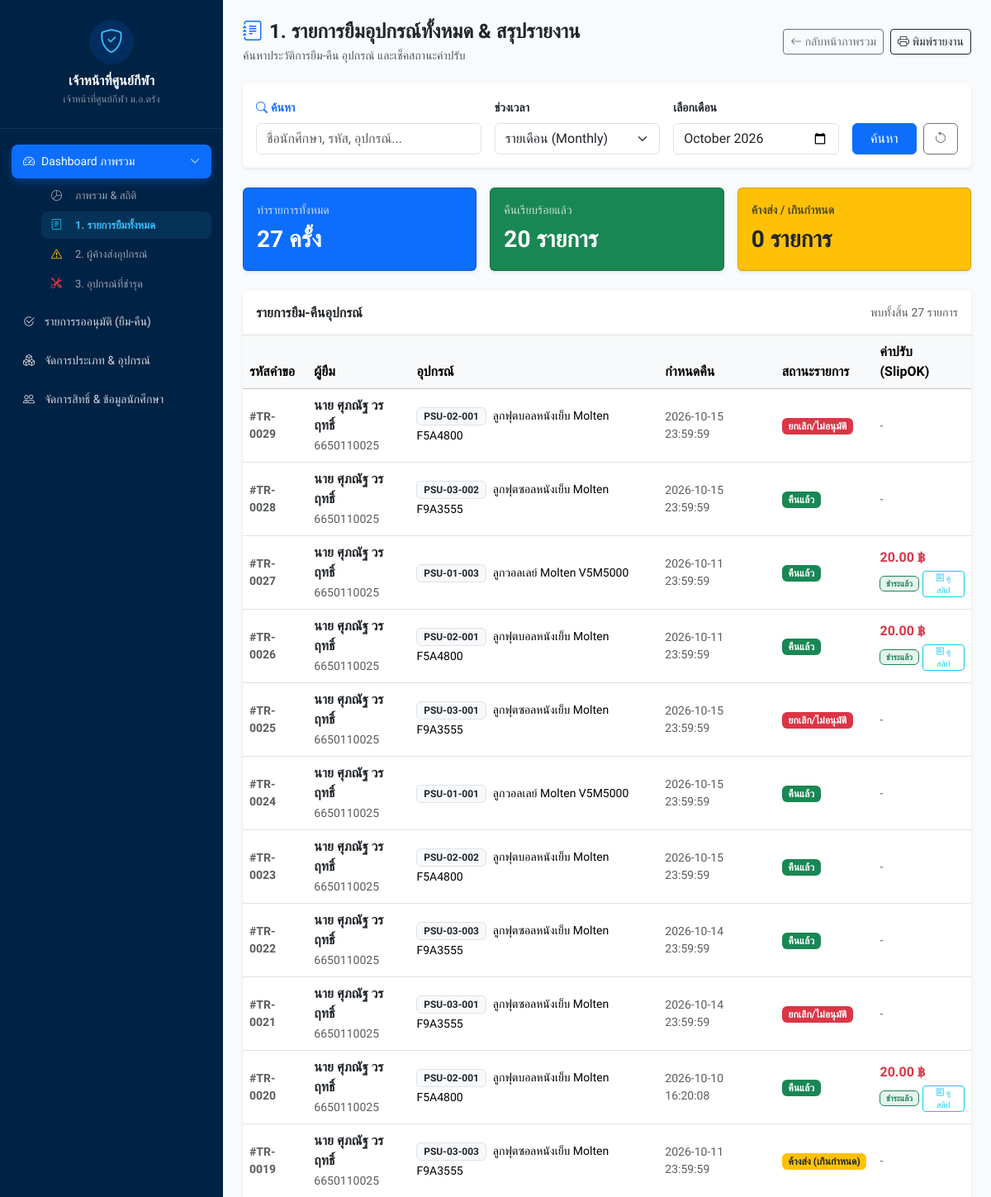
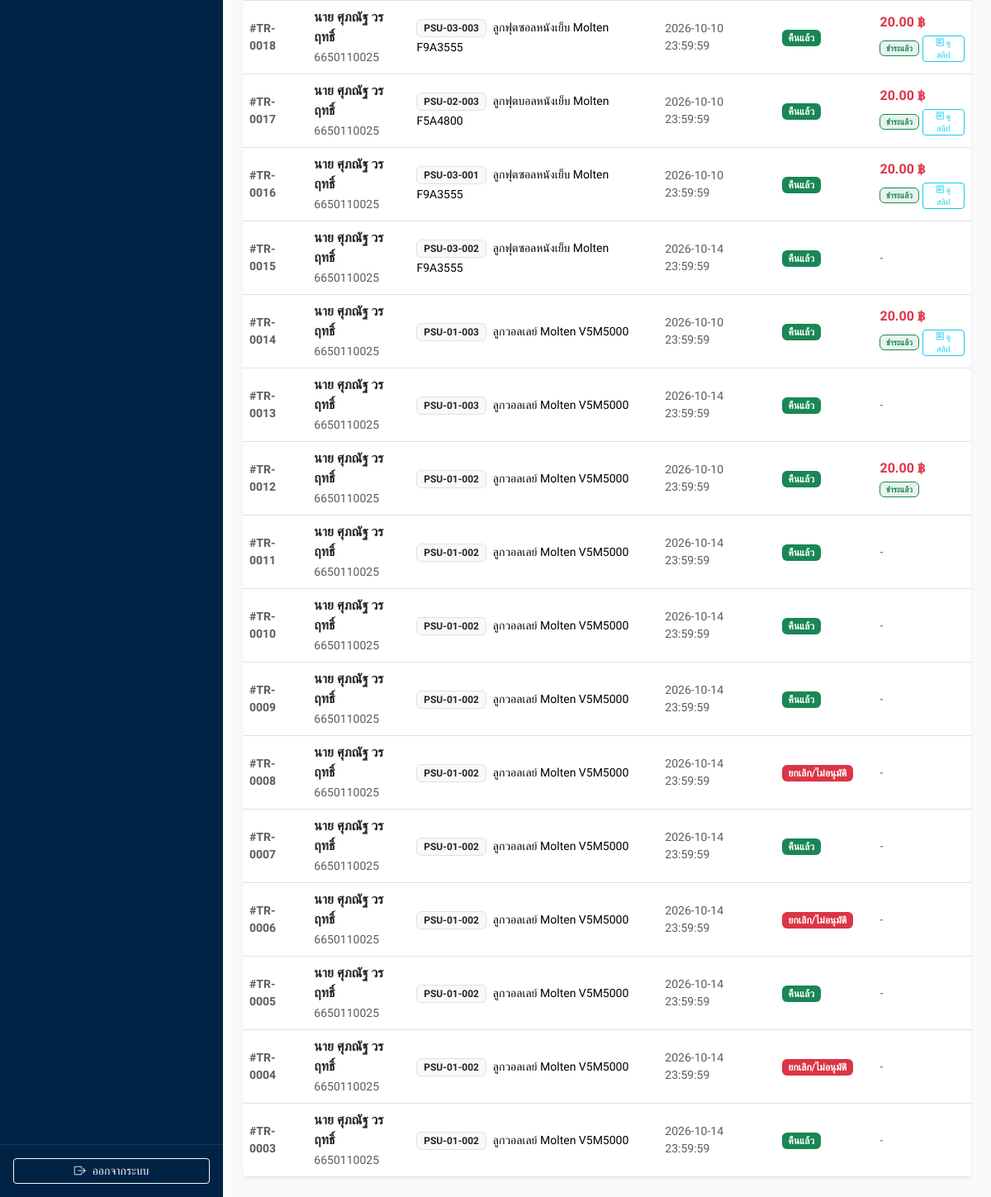
Screenshot of /admin/dashboard_borrows.php?type=monthly&month=2026-10 (signed in) with the database file from the repository (2 pictures, top to bottom).
### tables this page shows
CREATE TABLE IF NOT EXISTS `transactions` (
  `trans_id` int(11) NOT NULL AUTO_INCREMENT,
  `eq_id` int(11) NOT NULL,
  `user_id` int(11) NOT NULL,
  `borrow_time` datetime NOT NULL,
  `due_time` datetime NOT NULL,
  `return_time` datetime DEFAULT NULL,
  `borrow_image` varchar(255) NOT NULL,
  `return_image` varchar(255) DEFAULT NULL,
  `trans_status` enum('pending_borrow','borrowed','pending_return','returned','overdue','rejected') NOT NULL DEFAULT 'pending_borrow',
  `analyze_damaged_status` enum('normal','damaged','pending') NOT NULL DEFAULT 'normal',
  `reject_reason` text DEFAULT NULL,
  `approve_by` int(11) DEFAULT NULL,
  `approve_datetime` datetime DEFAULT NULL,
  PRIMARY KEY (`trans_id`),
  KEY `eq_id` (`eq_id`),
  KEY `user_id` (`user_id`),
  CONSTRAINT `eq_id` FOREIGN KEY (`eq_id`) REFERENCES `sport_equipment` (`eq_id`) ON UPDATE CASCADE,
  CONSTRAINT `user_id` FOREIGN KEY (`user_id`) REFERENCES `user` (`user_id`) ON UPDATE CASCADE
);

CREATE TABLE IF NOT EXISTS `user` (
  `user_id` int(11) NOT NULL AUTO_INCREMENT,
  `line_user_id` varchar(255) DEFAULT NULL,
  `student_id` varchar(50) DEFAULT NULL,
  `full_name` varchar(255) DEFAULT NULL,
  `email` varchar(255) DEFAULT NULL,
  `gender` varchar(20) DEFAULT NULL,
  `national_id` varchar(13) DEFAULT NULL,
  `faculty` varchar(100) DEFAULT NULL,
  `campus` varchar(100) DEFAULT NULL,
  `role` enum('user','admin') DEFAULT 'user',
  `status` enum('active','inactive','graduated') DEFAULT 'active',
  `enrollment_year` int(4) DEFAULT NULL,
  `created_at` timestamp NOT NULL DEFAULT current_timestamp(),
  PRIMARY KEY (`user_id`),
  UNIQUE KEY `line_user_id` (`line_user_id`),
  UNIQUE KEY `psu_passport_id` (`student_id`) USING BTREE
);

CREATE TABLE IF NOT EXISTS `sport_equipment` (
  `eq_id` int(11) NOT NULL AUTO_INCREMENT,
  `category_id` int(11) DEFAULT NULL,
  `eq_code` varchar(255) DEFAULT '',
  `eq_name` varchar(255) DEFAULT '',
  `status` enum('avaliable','borrowed','damaged','maintenance','pending') NOT NULL DEFAULT 'avaliable',
  `created_at` timestamp NULL DEFAULT current_timestamp(),
  PRIMARY KEY (`eq_id`),
  KEY `category_id` (`category_id`),
  CONSTRAINT `category_id` FOREIGN KEY (`category_id`) REFERENCES `sport_categories` (`category_id`) ON UPDATE CASCADE
);

CREATE TABLE IF NOT EXISTS `equipment_fines` (
  `fine_id` int(11) NOT NULL AUTO_INCREMENT,
  `trans_id` int(11) NOT NULL,
  `price` decimal(10,2) NOT NULL,
  `slip_img` varchar(255) DEFAULT NULL,
  `payment_status` enum('unpaid','paid') NOT NULL DEFAULT 'unpaid',
  `slipok_status` enum('pending','verified','rejected') NOT NULL DEFAULT 'pending',
  `paid_time` datetime DEFAULT NULL,
  PRIMARY KEY (`fine_id`),
  KEY `trans_id` (`trans_id`),
  CONSTRAINT `trans_id` FOREIGN KEY (`trans_id`) REFERENCES `transactions` (`trans_id`) ON UPDATE CASCADE
);

### admin/dashboard_borrows.php (the view, shortened to what this page needs)
<?php
require_once '../config/db.php';
$search = trim($_GET['search'] ?? '');
$report_type = $_GET['type'] ?? 'all';
$filter_date = $_GET['date'] ?? date('Y-m-d');
$filter_month = $_GET['month'] ?? date('Y-m');
$filter_year = $_GET['year'] ?? date('Y');
$start_date = $_GET['start_date'] ?? '';
$end_date = $_GET['end_date'] ?? '';
$conditions = [];
$params = [];
if ($report_type === 'daily' && !empty($filter_date)) {
    $conditions[] = "DATE(t.borrow_time) = ?"; $params[] = $filter_date;
} elseif ($report_type === 'monthly' && !empty($filter_month)) {
    $conditions[] = "DATE_FORMAT(t.borrow_time, '%Y-%m') = ?"; $params[] = $filter_month;
} elseif ($report_type === 'yearly' && !empty($filter_year)) {
    $conditions[] = "DATE_FORMAT(t.borrow_time, '%Y') = ?"; $params[] = $filter_year;
} elseif ($report_type === 'custom' && !empty($start_date) && !empty($end_date)) {
    $conditions[] = "DATE(t.borrow_time) BETWEEN ? AND ?"; $params[] = $start_date; $params[] = $end_date;
}
$whereClause = !empty($conditions) ? "WHERE " . implode(" AND ", $conditions) : "";
$stmtStat = $pdo->prepare("
    SELECT
        COUNT(*) as total_trans,
        SUM(CASE WHEN t.trans_status = 'borrowed' THEN 1 ELSE 0 END) as total_borrowed,
        SUM(CASE WHEN t.trans_status = 'returned' THEN 1 ELSE 0 END) as total_returned,
        SUM(CASE WHEN t.trans_status = 'rejected' THEN 1 ELSE 0 END) as total_rejected,
        SUM(CASE WHEN t.return_time IS NULL AND (t.trans_status = 'overdue' OR (t.due_time IS NOT NULL AND t.due_time < NOW() AND t.trans_status IN ('borrowed', 'pending_return'))) THEN 1 ELSE 0 END) as total_overdue
    FROM transactions t
    LEFT JOIN user u ON t.user_id = u.user_id
    LEFT JOIN sport_equipment e ON t.eq_id = e.eq_id
    $whereClause
");
$stmtStat->execute($params);
$summary = $stmtStat->fetch(PDO::FETCH_ASSOC);
$stmtList = $pdo->prepare("
    SELECT t.*, u.full_name, u.student_id, e.eq_code, e.eq_name, f.price as fine_amount, f.payment_status, f.slip_img
    FROM transactions t
    LEFT JOIN user u ON t.user_id = u.user_id
    LEFT JOIN sport_equipment e ON t.eq_id = e.eq_id
    LEFT JOIN equipment_fines f ON t.trans_id = f.trans_id
    $whereClause
    ORDER BY t.trans_id DESC
");
$stmtList->execute($params);
$reportData = $stmtList->fetchAll(PDO::FETCH_ASSOC);
?>
<!DOCTYPE html>
<html lang="th">
<head>
</head>
<body class="d-flex">
    <?php include '../components/sidebar.php'; ?>
    <div class="flex-grow-1 p-4 main-content" style="background-color: #f8fafc; min-height: 100vh;">
        <div class="d-flex justify-content-between align-items-center mb-4">
            <div>
                <h4 class="fw-bold mb-1 text-dark"><i class="bi bi-journal-text text-primary me-2"></i>1. รายการยืมอุปกรณ์ทั้งหมด & สรุปรายงาน</h4>
                <p class="text-muted small mb-0">ค้นหาประวัติการยืม-คืน อุปกรณ์ และเช็คสถานะค่าปรับ</p>
            </div>
            <div class="d-flex gap-2">
                <a href="dashboard.php" class="btn btn-outline-secondary btn-sm btn-back"><i class="bi bi-arrow-left"></i> กลับหน้าภาพรวม</a>
                <button onclick="window.print()" class="btn btn-outline-dark btn-sm btn-print"><i class="bi bi-printer"></i> พิมพ์รายงาน</button>
            </div>
        </div>
        <div class="card p-3 mb-4 filter-card border-0 shadow-sm bg-white">
            <form method="GET" action="dashboard_borrows.php" class="row g-3">
                <div class="col-md-4">
                    <label class="form-label small fw-semibold text-primary"><i class="bi bi-search me-1"></i>ค้นหา</label>
                    <input type="text" name="search" class="form-control" placeholder="ชื่อนักศึกษา, รหัส, อุปกรณ์..." value="<?= htmlspecialchars($search) ?>">
                </div>
                <div class="col-md-3">
                    <label class="form-label small fw-semibold">ช่วงเวลา</label>
                    <select name="type" id="reportType" class="form-select" onchange="toggleFilterInputs()">
                        <option value="monthly" <?= $report_type === 'monthly' ? 'selected' : '' ?>>รายเดือน (Monthly)</option>
                    </select>
                </div>
                <div class="col-md-3 filter-input" id="monthlyInput" style="<?= $report_type === 'monthly' ? '' : 'display: none;' ?>">
                    <label class="form-label small fw-semibold">เลือกเดือน</label>
                    <input type="month" name="month" class="form-control" value="<?= htmlspecialchars($filter_month) ?>">
                </div>
                <div class="col-md-2 d-flex align-items-end gap-2">
                    <button type="submit" class="btn btn-primary w-100">ค้นหา</button>
                    <?php if (!empty($search) || $report_type !== 'all'): ?>
                        <a href="dashboard_borrows.php" class="btn btn-outline-secondary" title="ล้างค่า"><i class="bi bi-arrow-counterclockwise"></i></a>
                    <?php endif; ?>
                </div>
            </form>
        </div>
        <div class="row g-3 mb-4">
            <div class="col-md-4"><div class="card card-summary bg-primary text-white p-3 shadow-sm"><div class="small opacity-75">ทำรายการทั้งหมด</div><div class="fs-3 fw-bold mt-1"><?= number_format($summary['total_trans'] ?? 0) ?> ครั้ง</div></div></div>
            <div class="col-md-4"><div class="card card-summary bg-success text-white p-3 shadow-sm"><div class="small opacity-75">คืนเรียบร้อยแล้ว</div><div class="fs-3 fw-bold mt-1"><?= number_format($summary['total_returned'] ?? 0) ?> รายการ</div></div></div>
            <div class="col-md-4"><div class="card card-summary bg-warning text-dark p-3 shadow-sm"><div class="small fw-semibold opacity-75">ค้างส่ง / เกินกำหนด</div><div class="fs-3 fw-bold mt-1"><?= number_format($summary['total_overdue'] ?? 0) ?> รายการ</div></div></div>
        </div>
        <div class="card p-0 overflow-hidden border-0 shadow-sm bg-white">
            <div class="card-header bg-white py-3 border-bottom d-flex justify-content-between align-items-center">
                <h6 class="fw-bold mb-0 text-dark">รายการยืม-คืนอุปกรณ์</h6>
                <span class="small text-muted">พบทั้งสิ้น <?= count($reportData) ?> รายการ</span>
            </div>
            <div class="table-responsive">
                <table class="table table-hover mb-0 align-middle">
                    <thead class="table-light text-secondary">
                        <tr>
                            <th>รหัสคำขอ</th>
                            <th>ผู้ยืม</th>
                            <th>อุปกรณ์</th>
                            <th>กำหนดคืน</th>
                            <th>สถานะรายการ</th>
                            <th>ค่าปรับ (SlipOK)</th>
                        </tr>
                    </thead>
                    <tbody>
                        <?php foreach ($reportData as $row):
                            $isOverdue = (!empty($row['due_time']) && strtotime($row['due_time']) < time() && empty($row['return_time']) && in_array($row['trans_status'], ['borrowed', 'overdue']));
                        ?>
                        <tr>
                            <td class="fw-semibold small text-muted">#TR-<?= str_pad($row['trans_id'], 4, '0', STR_PAD_LEFT) ?></td>
                            <td>
                                <div class="fw-bold text-dark"><?= htmlspecialchars($row['full_name'] ?? '-') ?></div>
                                <small class="text-muted"><?= htmlspecialchars($row['student_id'] ?? '-') ?></small>
                            </td>
                            <td>
                                <span class="badge bg-light text-dark border"><?= htmlspecialchars($row['eq_code'] ?? '-') ?></span>
                                <span class="ms-1 small"><?= htmlspecialchars($row['eq_name'] ?? '-') ?></span>
                            </td>
                            <td class="small <?= $isOverdue ? 'text-danger fw-bold' : 'text-muted' ?>">
                                <?= htmlspecialchars($row['due_time'] ?? '-') ?>
                            </td>
                            <td>
                                <?php
                                    if ($row['trans_status'] === 'returned') {
                                        echo '<span class="badge bg-success">คืนแล้ว</span>';
                                    } elseif ($row['trans_status'] === 'pending_return') {
                                        echo '<span class="badge bg-info text-dark">รออนุมัติคืน</span>';
                                    } elseif ($row['trans_status'] === 'overdue' || (!empty($row['due_time']) && strtotime($row['due_time']) < time() && empty($row['return_time']))) {
                                        echo '<span class="badge bg-warning text-dark">ค้างส่ง (เกินกำหนด)</span>';
                                    } elseif ($row['trans_status'] === 'borrowed') {
                                        echo '<span class="badge bg-primary">กำลังยืม</span>';
                                    } elseif ($row['trans_status'] === 'rejected') {
                                        echo '<span class="badge bg-danger">ยกเลิก/ไม่อนุมัติ</span>';
                                    } elseif ($row['trans_status'] === 'pending_borrow') {
                                        echo '<span class="badge bg-info text-dark">รออนุมัติยืม</span>';
                                    } else {
                                        echo '<span class="badge bg-secondary">' . htmlspecialchars($row['trans_status']) . '</span>';
                                    }
                                ?>
                            </td>
                            <td>
                                <?php if ($row['fine_amount'] > 0): ?>
                                    <div class="fw-bold text-danger"><?= number_format($row['fine_amount'], 2) ?> ฿</div>
                                    <div class="d-flex align-items-center mt-1 gap-1">
                                        <?php if ($row['payment_status'] === 'paid'): ?>
                                            <span class="badge bg-success bg-opacity-10 text-success border border-success" style="font-size: 10px;">ชำระแล้ว</span>
                                            <?php if (!empty($row['slip_img'])): ?>
                                                <button type="button" class="btn btn-sm btn-outline-info py-0 px-2 hide-print" style="font-size: 10px; border-radius: 4px;" onclick="viewSlipImage('<?= htmlspecialchars($row['slip_img']) ?>')">
                                                    <i class="bi bi-receipt"></i> ดูสลิป
                                                </button>
                                            <?php endif; ?>
                                        <?php else: ?>
                                            <span class="badge bg-danger bg-opacity-10 text-danger border border-danger" style="font-size: 10px;">ค้างชำระ</span>
                                        <?php endif; ?>
                                    </div>
                                <?php else: ?>
                                    <span class="text-muted small">-</span>
                                <?php endif; ?>
                            </td>
                        </tr>
                        <?php endforeach; ?>
                    </tbody>
                </table>
            </div>
        </div>
    </div>
</body>
</html>

### admin/dashboard_borrows.php (style rules this page uses)
.card-summary { border-radius: 12px; border: none; }

### components/sidebar.php (style rules this page uses)
body { font-family: 'Prompt', sans-serif; background-color: #f4f7fa; }

### rows the page displays
transactions: trans_id "0029", user.full_name "นาย ศุภณัฐ วรฤทธิ์", user.student_id "6650110025", eq.eq_code "PSU-02-001", eq.eq_name "ลูกฟุตบอลหนังเย็บ Molten F5A4800", due_time "2026-10-15 23:59:59", trans_status "ยกเลิก/ไม่อนุมัติ"
transactions: trans_id "0028", user.full_name "นาย ศุภณัฐ วรฤทธิ์", user.student_id "6650110025", eq.eq_code "PSU-03-002", eq.eq_name "ลูกฟุตซอลหนังเย็บ Molten F9A3555", due_time "2026-10-15 23:59:59", trans_status "คืนแล้ว"
transactions: trans_id "0027", user.full_name "นาย ศุภณัฐ วรฤทธิ์", user.student_id "6650110025", eq.eq_code "PSU-01-003", eq.eq_name "ลูกวอลเลย์ Molten V5M5000", due_time "2026-10-11 23:59:59", trans_status "คืนแล้ว", equipment_fines.price "20.00"
transactions: trans_id "0026", user.full_name "นาย ศุภณัฐ วรฤทธิ์", user.student_id "6650110025", eq.eq_code "PSU-02-001", eq.eq_name "ลูกฟุตบอลหนังเย็บ Molten F5A4800", due_time "2026-10-11 23:59:59", trans_status "คืนแล้ว", equipment_fines.price "20.00"
transactions: trans_id "0025", user.full_name "นาย ศุภณัฐ วรฤทธิ์", user.student_id "6650110025", eq.eq_code "PSU-03-001", eq.eq_name "ลูกฟุตซอลหนังเย็บ Molten F9A3555", due_time "2026-10-15 23:59:59", trans_status "ยกเลิก/ไม่อนุมัติ"
transactions: trans_id "0024", user.full_name "นาย ศุภณัฐ วรฤทธิ์", user.student_id "6650110025", eq.eq_code "PSU-01-001", eq.eq_name "ลูกวอลเลย์ Molten V5M5000", due_time "2026-10-15 23:59:59", trans_status "คืนแล้ว"
transactions: trans_id "0023", user.full_name "นาย ศุภณัฐ วรฤทธิ์", user.student_id "6650110025", eq.eq_code "PSU-02-002", eq.eq_name "ลูกฟุตบอลหนังเย็บ Molten F5A4800", due_time "2026-10-15 23:59:59", trans_status "คืนแล้ว"
transactions: trans_id "0022", user.full_name "นาย ศุภณัฐ วรฤทธิ์", user.student_id "6650110025", eq.eq_code "PSU-03-003", eq.eq_name "ลูกฟุตซอลหนังเย็บ Molten F9A3555", due_time "2026-10-14 23:59:59", trans_status "คืนแล้ว"
transactions: trans_id "0021", user.full_name "นาย ศุภณัฐ วรฤทธิ์", user.student_id "6650110025", eq.eq_code "PSU-03-001", eq.eq_name "ลูกฟุตซอลหนังเย็บ Molten F9A3555", due_time "2026-10-14 23:59:59", trans_status "ยกเลิก/ไม่อนุมัติ"
transactions: trans_id "0020", user.full_name "นาย ศุภณัฐ วรฤทธิ์", user.student_id "6650110025", eq.eq_code "PSU-02-001", eq.eq_name "ลูกฟุตบอลหนังเย็บ Molten F5A4800", due_time "2026-10-10 16:20:08", trans_status "คืนแล้ว", equipment_fines.price "20.00"
transactions: trans_id "0019", user.full_name "นาย ศุภณัฐ วรฤทธิ์", user.student_id "6650110025", eq.eq_code "PSU-03-003", eq.eq_name "ลูกฟุตซอลหนังเย็บ Molten F9A3555", due_time "2026-10-11 23:59:59", trans_status "ค้างส่ง (เกินกำหนด)"
transactions: trans_id "0018", user.full_name "นาย ศุภณัฐ วรฤทธิ์", user.student_id "6650110025", eq.eq_code "PSU-03-003", eq.eq_name "ลูกฟุตซอลหนังเย็บ Molten F9A3555", due_time "2026-10-10 23:59:59", trans_status "คืนแล้ว", equipment_fines.price "20.00"
transactions: trans_id "0017", user.full_name "นาย ศุภณัฐ วรฤทธิ์", user.student_id "6650110025", eq.eq_code "PSU-02-003", eq.eq_name "ลูกฟุตบอลหนังเย็บ Molten F5A4800", due_time "2026-10-10 23:59:59", trans_status "คืนแล้ว", equipment_fines.price "20.00"
transactions: trans_id "0016", user.full_name "นาย ศุภณัฐ วรฤทธิ์", user.student_id "6650110025", eq.eq_code "PSU-03-001", eq.eq_name "ลูกฟุตซอลหนังเย็บ Molten F9A3555", due_time "2026-10-10 23:59:59", trans_status "คืนแล้ว", equipment_fines.price "20.00"
transactions: trans_id "0015", user.full_name "นาย ศุภณัฐ วรฤทธิ์", user.student_id "6650110025", eq.eq_code "PSU-03-002", eq.eq_name "ลูกฟุตซอลหนังเย็บ Molten F9A3555", due_time "2026-10-14 23:59:59", trans_status "คืนแล้ว"
transactions: trans_id "0014", user.full_name "นาย ศุภณัฐ วรฤทธิ์", user.student_id "6650110025", eq.eq_code "PSU-01-003", eq.eq_name "ลูกวอลเลย์ Molten V5M5000", due_time "2026-10-10 23:59:59", trans_status "คืนแล้ว", equipment_fines.price "20.00"
transactions: trans_id "0013", user.full_name "นาย ศุภณัฐ วรฤทธิ์", user.student_id "6650110025", eq.eq_code "PSU-01-003", eq.eq_name "ลูกวอลเลย์ Molten V5M5000", due_time "2026-10-14 23:59:59", trans_status "คืนแล้ว"
transactions: trans_id "0012", user.full_name "นาย ศุภณัฐ วรฤทธิ์", user.student_id "6650110025", eq.eq_code "PSU-01-002", eq.eq_name "ลูกวอลเลย์ Molten V5M5000", due_time "2026-10-10 23:59:59", trans_status "คืนแล้ว", equipment_fines.price "20.00", shows "ชำระแล้ว"
transactions: trans_id "0011", user.full_name "นาย ศุภณัฐ วรฤทธิ์", user.student_id "6650110025", eq.eq_code "PSU-01-002", eq.eq_name "ลูกวอลเลย์ Molten V5M5000", due_time "2026-10-14 23:59:59", trans_status "คืนแล้ว"
transactions: trans_id "0010", user.full_name "นาย ศุภณัฐ วรฤทธิ์", user.student_id "6650110025", eq.eq_code "PSU-01-002", eq.eq_name "ลูกวอลเลย์ Molten V5M5000", due_time "2026-10-14 23:59:59", trans_status "คืนแล้ว"
transactions: trans_id "0009", user.full_name "นาย ศุภณัฐ วรฤทธิ์", user.student_id "6650110025", eq.eq_code "PSU-01-002", eq.eq_name "ลูกวอลเลย์ Molten V5M5000", due_time "2026-10-14 23:59:59", trans_status "คืนแล้ว"
transactions: trans_id "0008", user.full_name "นาย ศุภณัฐ วรฤทธิ์", user.student_id "6650110025", eq.eq_code "PSU-01-002", eq.eq_name "ลูกวอลเลย์ Molten V5M5000", due_time "2026-10-14 23:59:59", trans_status "ยกเลิก/ไม่อนุมัติ"
transactions: trans_id "0007", user.full_name "นาย ศุภณัฐ วรฤทธิ์", user.student_id "6650110025", eq.eq_code "PSU-01-002", eq.eq_name "ลูกวอลเลย์ Molten V5M5000", due_time "2026-10-14 23:59:59", trans_status "คืนแล้ว"
transactions: trans_id "0006", user.full_name "นาย ศุภณัฐ วรฤทธิ์", user.student_id "6650110025", eq.eq_code "PSU-01-002", eq.eq_name "ลูกวอลเลย์ Molten V5M5000", due_time "2026-10-14 23:59:59", trans_status "ยกเลิก/ไม่อนุมัติ"
transactions: trans_id "0005", user.full_name "นาย ศุภณัฐ วรฤทธิ์", user.student_id "6650110025", eq.eq_code "PSU-01-002", eq.eq_name "ลูกวอลเลย์ Molten V5M5000", due_time "2026-10-14 23:59:59", trans_status "คืนแล้ว"
transactions: trans_id "0004", user.full_name "นาย ศุภณัฐ วรฤทธิ์", user.student_id "6650110025", eq.eq_code "PSU-01-002", eq.eq_name "ลูกวอลเลย์ Molten V5M5000", due_time "2026-10-14 23:59:59", trans_status "ยกเลิก/ไม่อนุมัติ"
transactions: trans_id "0003", user.full_name "นาย ศุภณัฐ วรฤทธิ์", user.student_id "6650110025", eq.eq_code "PSU-01-002", eq.eq_name "ลูกวอลเลย์ Molten V5M5000", due_time "2026-10-14 23:59:59", trans_status "คืนแล้ว"

### other values shown
$adminName "เจ้าหน้าที่ศูนย์กีฬา"
$summary['total_trans'] "27"
$summary['total_returned'] "20"
$summary['total_overdue'] "0"
count($reportData) "27"
